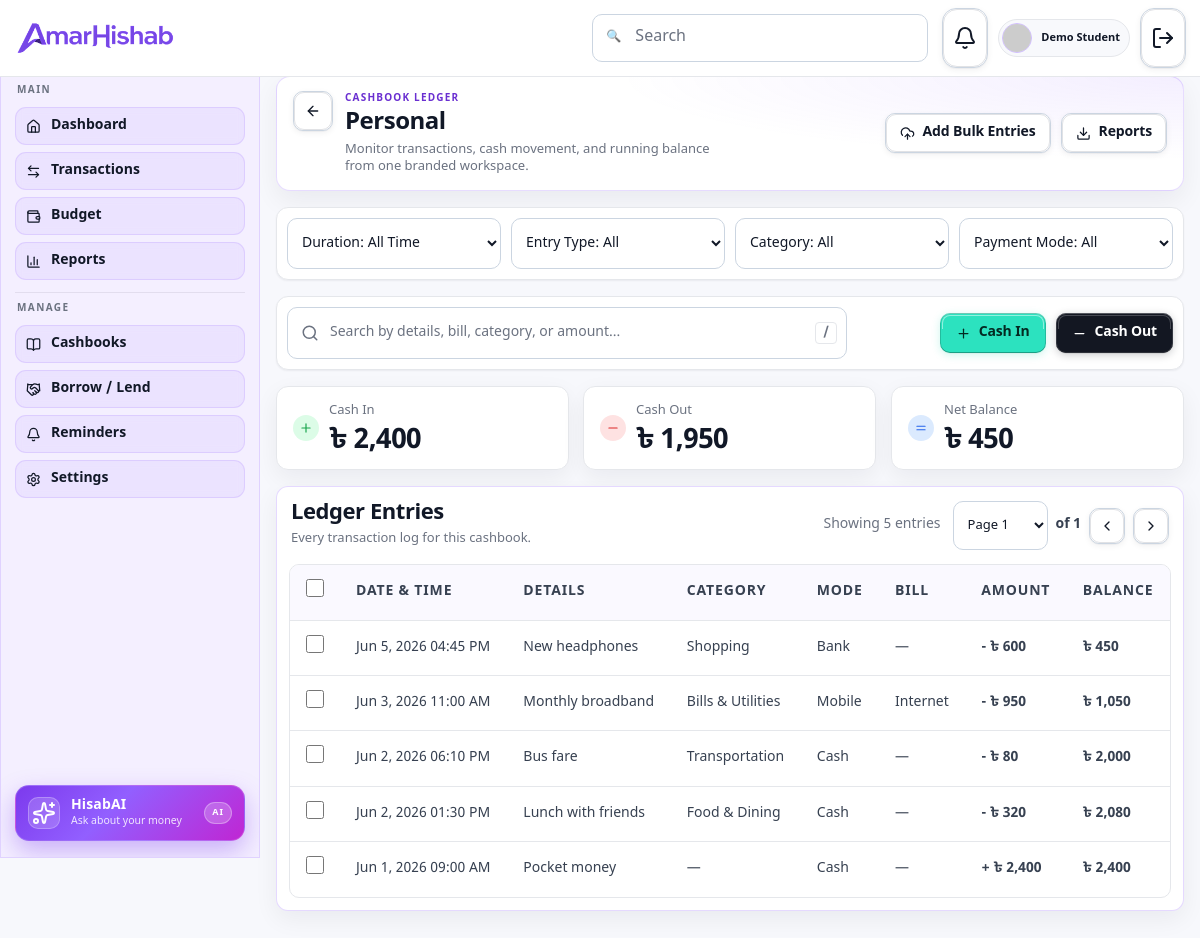
Page /pages/cashbook-details.php?id=1 (signed in) on the committed database.
### tables this page shows
CREATE TABLE cashbooks (
	id          INT UNSIGNED AUTO_INCREMENT PRIMARY KEY,
	user_id     INT UNSIGNED NOT NULL,
	name        VARCHAR(120) NOT NULL,
	description VARCHAR(255) NULL,
	status      ENUM('live','review') NOT NULL DEFAULT 'live',
	created_at  TIMESTAMP    NOT NULL DEFAULT CURRENT_TIMESTAMP,
	CONSTRAINT fk_cashbooks_user FOREIGN KEY (user_id)
		REFERENCES users(id) ON DELETE CASCADE,
	INDEX idx_cashbooks_user (user_id)
);

CREATE TABLE transactions (
	id          INT UNSIGNED AUTO_INCREMENT PRIMARY KEY,
	user_id     INT UNSIGNED NOT NULL,
	cashbook_id INT UNSIGNED NOT NULL,
	category_id INT UNSIGNED NULL,
	direction   ENUM('in','out') NOT NULL,
	amount      DECIMAL(12,2) NOT NULL,
	mode        ENUM('cash','bank','mobile') NOT NULL DEFAULT 'cash',
	bill        VARCHAR(120) NULL,
	details     VARCHAR(255) NULL,
	occurred_at DATETIME     NOT NULL,
	created_at  TIMESTAMP    NOT NULL DEFAULT CURRENT_TIMESTAMP,
	CONSTRAINT fk_txn_user FOREIGN KEY (user_id)
		REFERENCES users(id) ON DELETE CASCADE,
	CONSTRAINT fk_txn_cashbook FOREIGN KEY (cashbook_id)
		REFERENCES cashbooks(id) ON DELETE CASCADE,
	CONSTRAINT fk_txn_category FOREIGN KEY (category_id)
		REFERENCES budget_categories(id) ON DELETE SET NULL,
	INDEX idx_txn_cashbook (cashbook_id),
	INDEX idx_txn_user_date (user_id, occurred_at)
);

CREATE TABLE budget_categories (
	id           INT UNSIGNED AUTO_INCREMENT PRIMARY KEY,
	user_id      INT UNSIGNED NOT NULL,
	cashbook_id  INT UNSIGNED NULL,
	name         VARCHAR(120) NOT NULL,
	icon         VARCHAR(60)  NULL,
	color        VARCHAR(20)  NULL,
	limit_amount DECIMAL(12,2) NOT NULL DEFAULT 0,
	created_at   TIMESTAMP    NOT NULL DEFAULT CURRENT_TIMESTAMP,
	CONSTRAINT fk_budget_user FOREIGN KEY (user_id)
		REFERENCES users(id) ON DELETE CASCADE,
	CONSTRAINT fk_budget_cashbook FOREIGN KEY (cashbook_id)
		REFERENCES cashbooks(id) ON DELETE SET NULL,
	INDEX idx_budget_user (user_id)
);

### includes/auth.php (called while the page is built, shortened)
<?php
function current_user(): ?array
{
	return $_SESSION['user'] ?? null;
}

### config/db.php (called while the page is built, shortened)
<?php
function app_config(): array
{
	$local  = __DIR__ . '/config.local.php';
	$sample = __DIR__ . '/config.sample.php';
	$config = file_exists($local) ? require $local : require $sample;
	return $config;
}
function db(): PDO
{
	static $pdo = null;
	if ($pdo instanceof PDO) {
		return $pdo;
	}
	$cfg = app_config()['db'];
	$host    = getenv('DB_HOST')    ?: $cfg['host'];
	$port    = getenv('DB_PORT')    ?: $cfg['port'];
	$name    = getenv('DB_NAME')    ?: $cfg['name'];
	$charset = getenv('DB_CHARSET') ?: $cfg['charset'];
	$user    = getenv('DB_USER')    ?: $cfg['user'];
	$pass    = getenv('DB_PASS') !== false ? getenv('DB_PASS') : $cfg['pass'];
	$dsn = sprintf('mysql:host=%s;port=%s;dbname=%s;charset=%s', $host, $port, $name, $charset);
	$options = [
		PDO::ATTR_ERRMODE            => PDO::ERRMODE_EXCEPTION,
		PDO::ATTR_DEFAULT_FETCH_MODE => PDO::FETCH_ASSOC,
		PDO::ATTR_EMULATE_PREPARES   => false,
	];
	$ssl = getenv('DB_SSL') !== false ? getenv('DB_SSL') : ($cfg['ssl'] ?? false);
	if (filter_var($ssl, FILTER_VALIDATE_BOOLEAN)) {
		$options[PDO::MYSQL_ATTR_SSL_VERIFY_SERVER_CERT] = false;
		$options[PDO::MYSQL_ATTR_SSL_CA] = getenv('DB_SSL_CA') ?: ($cfg['ssl_ca'] ?? null);
		if (empty($options[PDO::MYSQL_ATTR_SSL_CA])) {
			unset($options[PDO::MYSQL_ATTR_SSL_CA]);
		}
	}
	$pdo = new PDO($dsn, $user, $pass, $options);
	return $pdo;
}

### includes/cashbooks.php (called while the page is built, shortened)
<?php
require_once __DIR__ . '/../config/db.php';
function find_cashbook(int $id, int $userId): ?array
{
	$stmt = db()->prepare('SELECT * FROM cashbooks WHERE id = ? AND user_id = ?');
	$stmt->execute([$id, $userId]);
	$row = $stmt->fetch();
	return $row ?: null;
}
function cashbook_entries(int $cashbookId): array
{
	$sql = 'SELECT t.id, t.direction, t.amount, t.mode, t.bill, t.details, t.occurred_at,
				bc.name AS category_name
			FROM transactions t
			LEFT JOIN budget_categories bc ON bc.id = t.category_id
			WHERE t.cashbook_id = ?
			ORDER BY t.occurred_at ASC, t.id ASC';
	$stmt = db()->prepare($sql);
	$stmt->execute([$cashbookId]);
	return $stmt->fetchAll();
}

### includes/helpers.php (called while the page is built, shortened)
<?php
function e(?string $value): string
{
	return htmlspecialchars($value ?? '', ENT_QUOTES, 'UTF-8');
}
function taka($amount): string
{
	$value = is_numeric($amount) ? (float) $amount : 0.0;
	return '৳ ' . number_format($value);
}

### pages/cashbook-details.php (the view, shortened to what this page needs)
<?php
require_once __DIR__ . '/../includes/cashbooks.php';
$userId   = current_user()['id'];
$id       = (int) ($_GET['id'] ?? 0);
$cashbook = $id > 0 ? find_cashbook($id, $userId) : null;
$entries = cashbook_entries($id);
$cashIn = 0.0;
$cashOut = 0.0;
$balance = 0.0;
foreach ($entries as $i => $entry) {
	$amt = (float) $entry['amount'];
	if ($entry['direction'] === 'in') {
		$cashIn  += $amt;
		$balance += $amt;
	} else {
		$cashOut += $amt;
		$balance -= $amt;
	}
	$entries[$i]['running_balance'] = $balance;
}
$entries = array_reverse($entries);
$entryCount = count($entries);
?>
<!DOCTYPE html>
<html lang="en">
<head>
	<link rel="stylesheet" href="../styles/main.css" />
	<link rel="stylesheet" href="../styles/pages/dashboard.css" />
	<link rel="stylesheet" href="../styles/pages/cashbook-details.css" />
</head>
<body data-page-title="Cashbook Ledger">
	<div class="dashboard-layout">
		<?php include __DIR__ . '/../partials/navbar.php'; ?>
		<div class="dashboard-body">
			<?php include __DIR__ . '/../partials/sidebar.php'; ?>
			<main class="dashboard-main cashbook-details-main">
				<section class="container-wide cashbook-details-page" data-cashbook-details-page>
					<header class="cashbook-details-header surface">
						<div class="cashbook-details-header-left">
							<a class="btn btn-outline btn-sm cashbook-back-link" href="./cashbooks.php" aria-label="Back to cashbooks">
								<i data-lucide="arrow-left" aria-hidden="true"></i>
							</a>
							<div class="cashbook-details-copy">
								<p class="cashbook-details-eyebrow">Cashbook Ledger</p>
								<h1 data-cashbook-name><?= e($cashbook['name']) ?></h1>
								<p class="cashbook-details-sub">Monitor transactions, cash movement, and running balance from one branded workspace.</p>
							</div>
						</div>
						<div class="cashbook-details-header-right">
							<button class="btn btn-outline btn-sm cashbook-bulk-btn" type="button">
								<i data-lucide="cloud-upload" aria-hidden="true"></i>
								<span>Add Bulk Entries</span>
							</button>
							<button class="btn btn-outline btn-sm" type="button">
								<i data-lucide="download" aria-hidden="true"></i>
								<span>Reports</span>
							</button>
						</div>
					</header>
					<section class="cashbook-filter-row surface" aria-label="Entry filters">
						<label>
							<select id="filter-duration" class="select">
								<option value="all">Duration: All Time</option>
							</select>
						</label>
						<label>
							<select id="filter-direction" class="select">
								<option value="all">Entry Type: All</option>
							</select>
						</label>
						<label>
							<select id="filter-category" class="select">
								<option value="all">Category: All</option>
							</select>
						</label>
						<label>
							<select id="filter-mode" class="select">
								<option value="all">Payment Mode: All</option>
							</select>
						</label>
					</section>
					<section class="cashbook-search-row surface">
						<div class="input-wrap cashbook-search-wrap">
							<input id="ledger-search" class="input" type="text" placeholder="Search by details, bill, category, or amount..." />
							<span class="cashbook-search-hint">/</span>
						</div>
						<div class="cashbook-quick-actions">
							<button
								class="btn btn-sm btn-mint cashbook-action-btn"
								type="button"
								data-modal-target="#cash-in-modal"
								aria-haspopup="dialog"
								aria-controls="cash-in-modal"
							>
								<i data-lucide="plus" aria-hidden="true"></i>
								<span>Cash In</span>
							</button>
							<button
								class="btn btn-sm btn-danger cashbook-action-btn"
								type="button"
								data-modal-target="#cash-out-modal"
								aria-haspopup="dialog"
								aria-controls="cash-out-modal"
							>
								<i data-lucide="minus" aria-hidden="true"></i>
								<span>Cash Out</span>
							</button>
						</div>
					</section>
					<section class="cashbook-summary" aria-label="Cashbook balance summary">
						<article class="cashbook-summary-item surface">
							<div class="cashbook-summary-icon cashbook-summary-icon--in"><i data-lucide="plus" aria-hidden="true"></i></div>
							<div>
								<p>Cash In</p>
								<strong data-summary-cash-in><?= e(taka($cashIn)) ?></strong>
							</div>
						</article>
						<article class="cashbook-summary-item surface">
							<div class="cashbook-summary-icon cashbook-summary-icon--out"><i data-lucide="minus" aria-hidden="true"></i></div>
							<div>
								<p>Cash Out</p>
								<strong data-summary-cash-out><?= e(taka($cashOut)) ?></strong>
							</div>
						</article>
						<article class="cashbook-summary-item surface">
							<div class="cashbook-summary-icon cashbook-summary-icon--balance"><i data-lucide="equal" aria-hidden="true"></i></div>
							<div>
								<p>Net Balance</p>
								<strong data-summary-net-balance><?= e(taka($balance)) ?></strong>
							</div>
						</article>
					</section>
					<section class="cashbook-ledger surface">
						<div class="cashbook-ledger-head">
							<div class="cashbook-ledger-copy">
								<h2>Ledger Entries</h2>
								<p>Every transaction log for this cashbook.</p>
							</div>
							<div class="cashbook-table-toolbar">
								<p class="cashbook-table-count" data-entry-count-label>Showing <?= $entryCount ?> <?= $entryCount === 1 ? 'entry' : 'entries' ?></p>
								<div class="cashbook-pagination">
									<label>
										<select class="select">
											<option>Page 1</option>
										</select>
									</label>
									<span>of 1</span>
									<button class="btn btn-outline btn-sm cashbook-page-btn" type="button" aria-label="Previous page">
										<i data-lucide="chevron-left" aria-hidden="true"></i>
									</button>
									<button class="btn btn-outline btn-sm cashbook-page-btn" type="button" aria-label="Next page">
										<i data-lucide="chevron-right" aria-hidden="true"></i>
									</button>
								</div>
							</div>
						</div>
						<div class="table-wrap cashbook-table-wrap">
							<table>
								<thead>
									<tr>
										<th class="cell-check"><input type="checkbox" aria-label="Select all entries" /></th>
										<th>Date &amp; Time</th>
										<th>Details</th>
										<th>Category</th>
										<th>Mode</th>
										<th>Bill</th>
										<th class="cell-amount">Amount</th>
										<th class="cell-balance">Balance</th>
									</tr>
								</thead>
								<tbody data-entry-list>
									<?php if ($entryCount === 0): ?>
										<tr><td colspan="8" class="cashbook-empty-row">No entries yet. Add a Cash In or Cash Out to get started.</td></tr>
									<?php else: ?>
										<?php foreach ($entries as $entry): ?>
											<?php
												$isIn = $entry['direction'] === 'in';
												$amountClass = $isIn ? 'cell-amount cell-amount--in' : 'cell-amount cell-amount--out';
												$sign = $isIn ? '+' : '-';
											?>
											<tr class="ledger-row"
												data-date="<?= date('Y-m-d', strtotime($entry['occurred_at'])) ?>"
												data-direction="<?= e($entry['direction']) ?>"
												data-category="<?= e(strtolower($entry['category_name'] ?: '')) ?>"
												data-mode="<?= e(strtolower($entry['mode'])) ?>"
												data-details="<?= e(strtolower($entry['details'] ?? '')) ?>"
												data-bill="<?= e(strtolower($entry['bill'] ?? '')) ?>"
												data-amount="<?= (float)$entry['amount'] ?>">
												<td class="cell-check"><input type="checkbox" aria-label="Select entry" /></td>
												<td>
													<?= e(date('M j, Y', strtotime($entry['occurred_at']))) ?>
													<span class="cashbook-cell-time"><?= e(date('h:i A', strtotime($entry['occurred_at']))) ?></span>
												</td>
												<td><?= e($entry['details'] ?: '—') ?></td>
												<td><?= e($entry['category_name'] ?: '—') ?></td>
												<td><?= e(ucfirst($entry['mode'])) ?></td>
												<td><?= e($entry['bill'] ?: '—') ?></td>
												<td class="<?= $amountClass ?>"><?= $sign ?> <?= e(taka($entry['amount'])) ?></td>
												<td class="cell-balance"><?= e(taka($entry['running_balance'])) ?></td>
											</tr>
										<?php endforeach; ?>
									<?php endif; ?>
								</tbody>
							</table>
						</div>
					</section>
				</section>
			</main>
		</div>
	</div>
</body>
</html>

### rows in the picture
cashbooks: name "Personal"
transactions: occurred_at "Jun 5, 2026", occurred_at "04:45 PM", details "New headphones", category.name "Shopping", mode "Bank", bill "—", direction "-", amount "৳ 600", running_balance "৳ 450"
transactions: occurred_at "Jun 3, 2026", occurred_at "11:00 AM", details "Monthly broadband", category.name "Bills & Utilities", mode "Mobile", bill "Internet", direction "-", amount "৳ 950", running_balance "৳ 1,050"
transactions: occurred_at "Jun 2, 2026", occurred_at "06:10 PM", details "Bus fare", category.name "Transportation", mode "Cash", bill "—", direction "-", amount "৳ 80", running_balance "৳ 2,000"
transactions: occurred_at "Jun 2, 2026", occurred_at "01:30 PM", details "Lunch with friends", category.name "Food & Dining", mode "Cash", bill "—", direction "-", amount "৳ 320", running_balance "৳ 2,080"
transactions: occurred_at "Jun 1, 2026", occurred_at "09:00 AM", details "Pocket money", category_name "—", mode "Cash", bill "—", direction "+", amount "৳ 2,400"

### other values in the picture
$navUser['name'] "Demo Student"
taka($cashIn) "৳ 2,400"
taka($cashOut) "৳ 1,950"
taka($balance) "৳ 450"
$entryCount "5"
